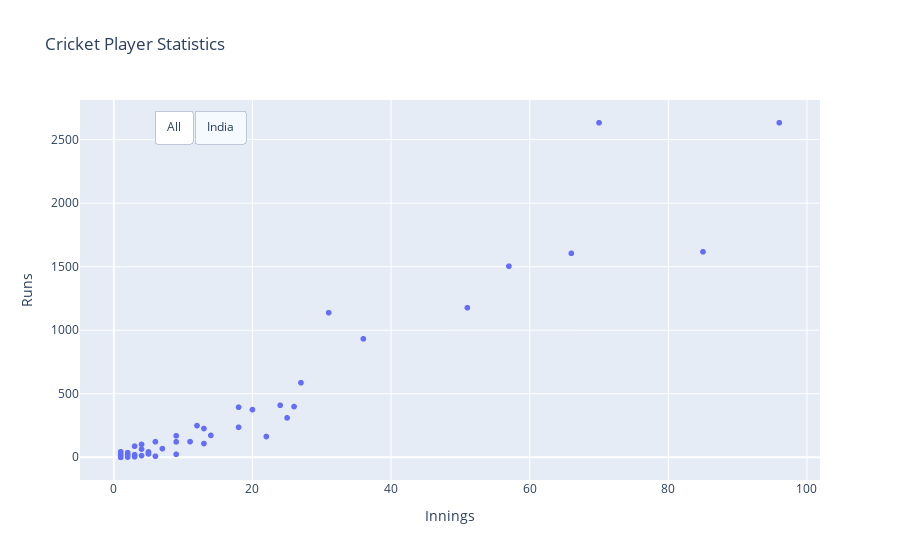

This figure's notebook cell:
### Code cell
# Button that changes display from all countries to India

fig = px.scatter(cricket,\
                 x = "Innings",\
                 y = "Runs",\
                 hover_name = "Player",\
                 hover_data = ["Average", "Country"],\
                 height = 500,\
                 title = "Cricket Player Statistics" )

df_india = cricket[cricket['Country'] == 'INDIA']

fig.update_layout(
    updatemenus=[
        dict(
            type = "buttons",
            direction = "left",
            buttons = list([
                dict(
                    args = [{'x': [cricket['Innings']], 
                             'y': [cricket['Runs']]
                            }],
                    label = "All",
                    method = "update"
                ),
                dict(
                    args = [{'x': [df_india['Innings']], 
                             'y': [df_india['Runs']]
                            }],
                    label = "India",
                    method = "update"
                )
            ]),
            pad={"r": 10, "t": 10},
            showactive=True,
            x=0.1,
            xanchor="left",
            y=1,
            yanchor="top"
        ),
    ]
)


fig.show()

### Figure 1 — Plotly figure (JSON) as saved in the notebook; plotly's stock layout.template omitted (floating-point values rounded to 4 significant figures; data arrays with more than 128 entries replaced by an {"elided": "..."} marker saying what was removed)
{"data": [{"customdata": {"elided": "1110x2 mixed values"}, "hovertemplate": "<b>%{hovertext}</b><br><br>Innings=%{x}<br>Runs=%{y}<br>Average=%{customdata[0]}<br>Country=%{customdata[1]}<extra></extra>", "hovertext": {"elided": "1110 str values"}, "legendgroup": "", "marker": {"color": "#636efa", "symbol": "circle"}, "mode": "markers", "name": "", "showlegend": false, "type": "scattergl", "x": [96, 85, 66, 70, 51, 57, 11, 22, 9, 6, 25, 36, 3, 31, 27, 26, 13, 5, 24, 14, 18, 20, 18, 2, 9, 5, 4, 13, 3, 1, 12, 7, 3, 3, 1, 2, 2, 4, 2, 6, 9, 1, 2, 1, 1, 4, 5, 1, 1, 2, 3, 2, 1, 1, 2, 2, 1, 1, 1, 1, 1, 1, 1, 1, 1], "xaxis": "x", "y": [2633, 1617, 1605, 2633, 1177, 1504, 123, 163, 23, 8, 310, 932, 4, 1138, 587, 399, 108, 28, 409, 172, 236, 375, 394, 20, 121, 26, 13, 226, 8, 1, 249, 68, 20, 7, 0, 3, 1, 101, 22, 122, 169, 2, 3, 2, 0, 64, 42, 10, 0, 15, 87, 35, 15, 0, 36, 12, 1, 1, 43, 38, 31, 19, 10, 5, 1], "yaxis": "y"}], "layout": {"autosize": true, "legend": {"tracegroupgap": 0}, "title": {"text": "Cricket Player Statistics"}, "updatemenus": [{"active": 1, "buttons": [{"args": [{"x": {"elided": "1x1110 int values"}, "y": {"elided": "1x1110 int values"}}], "label": "All", "method": "update"}, {"args": [{"x": [[96, 85, 66, 70, 51, 57, 11, 22, 9, 6, 25, 36, 3, 31, 27, 26, 13, 5, 24, 14, 18, 20, 18, 2, 9, 5, 4, 13, 3, 1, 12, 7, 3, 3, 1, 2, 2, 4, 2, 6, 9, 1, 2, 1, 1, 4, 5, 1, 1, 2, 3, 2, 1, 1, 2, 2, 1, 1, 1, 1, 1, 1, 1, 1, 1]], "y": [[2633, 1617, 1605, 2633, 1177, 1504, 123, 163, 23, 8, 310, 932, 4, 1138, 587, 399, 108, 28, 409, 172, 236, 375, 394, 20, 121, 26, 13, 226, 8, 1, 249, 68, 20, 7, 0, 3, 1, 101, 22, 122, 169, 2, 3, 2, 0, 64, 42, 10, 0, 15, 87, 35, 15, 0, 36, 12, 1, 1, 43, 38, 31, 19, 10, 5, 1]]}], "label": "India", "method": "update"}], "direction": "left", "pad": {"r": 10, "t": 10}, "showactive": true, "type": "buttons", "x": 0.1, "xanchor": "left", "y": 1, "yanchor": "top"}], "xaxis": {"anchor": "y", "autorange": true, "domain": [0, 1], "range": [-4.741, 101.7], "title": {"text": "Innings"}, "type": "linear"}, "yaxis": {"anchor": "x", "autorange": true, "domain": [0, 1], "range": [-185.4, 2818.0], "title": {"text": "Runs"}, "type": "linear"}}}
